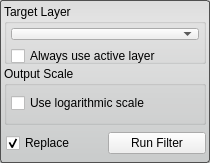
<?xml version="1.0" encoding="UTF-8"?>
<ui version="4.0">
 <class>ConnectedComponentSizeFilterInterface</class>
 <widget class="QWidget" name="ConnectedComponentSizeFilterInterface">
  <property name="geometry">
   <rect>
    <x>0</x>
    <y>0</y>
    <width>210</width>
    <height>163</height>
   </rect>
  </property>
  <property name="sizePolicy">
   <sizepolicy hsizetype="Preferred" vsizetype="Fixed">
    <horstretch>0</horstretch>
    <verstretch>0</verstretch>
   </sizepolicy>
  </property>
  <property name="minimumSize">
   <size>
    <width>0</width>
    <height>100</height>
   </size>
  </property>
  <property name="maximumSize">
   <size>
    <width>16777215</width>
    <height>16777215</height>
   </size>
  </property>
  <property name="windowTitle">
   <string>Connected Components Size Filter Interface</string>
  </property>
  <property name="styleSheet">
   <string notr="true">QWidget#ConnectedComponentSizeFilterInterface{
	border-radius: 3px;
	border: 1px solid rgb(80, 80,80);
	background-color: qlineargradient(spread:pad, x1:0.5, y1:0, x2:0.5, y2:0.960227, stop:0 rgba(221, 221, 221, 255), stop:0.155779 rgba(228, 228, 228, 255), stop:1 rgba(202, 204, 204, 255));      
}</string>
  </property>
  <layout class="QVBoxLayout" name="verticalLayout">
   <property name="spacing">
    <number>2</number>
   </property>
   <property name="margin">
    <number>4</number>
   </property>
   <item>
    <widget class="QGroupBox" name="target_groupbox_">
     <property name="title">
      <string>Target Layer</string>
     </property>
     <layout class="QVBoxLayout" name="verticalLayout_4">
      <property name="margin">
       <number>4</number>
      </property>
      <item>
       <widget class="QtUtils::QtDropableComboBox" name="target_layer_">
        <property name="sizePolicy">
         <sizepolicy hsizetype="Ignored" vsizetype="Fixed">
          <horstretch>0</horstretch>
          <verstretch>0</verstretch>
         </sizepolicy>
        </property>
       </widget>
      </item>
      <item>
       <widget class="QWidget" name="widget_3" native="true">
        <property name="minimumSize">
         <size>
          <width>0</width>
          <height>20</height>
         </size>
        </property>
        <layout class="QHBoxLayout" name="horizontalLayout_3">
         <property name="spacing">
          <number>0</number>
         </property>
         <property name="margin">
          <number>0</number>
         </property>
         <item>
          <widget class="QCheckBox" name="use_active_layer_">
           <property name="text">
            <string>Always use active layer</string>
           </property>
          </widget>
         </item>
        </layout>
       </widget>
      </item>
     </layout>
    </widget>
   </item>
   <item>
    <widget class="QGroupBox" name="groupBox">
     <property name="title">
      <string>Output Scale</string>
     </property>
     <layout class="QVBoxLayout" name="verticalLayout_2">
      <property name="leftMargin">
       <number>4</number>
      </property>
      <property name="topMargin">
       <number>2</number>
      </property>
      <property name="rightMargin">
       <number>4</number>
      </property>
      <property name="bottomMargin">
       <number>4</number>
      </property>
      <item>
       <widget class="QWidget" name="widget_2" native="true">
        <property name="minimumSize">
         <size>
          <width>0</width>
          <height>30</height>
         </size>
        </property>
        <layout class="QHBoxLayout" name="horizontalLayout_2">
         <property name="spacing">
          <number>0</number>
         </property>
         <property name="margin">
          <number>0</number>
         </property>
         <item>
          <widget class="QCheckBox" name="log_scale_">
           <property name="text">
            <string>Use logarithmic scale</string>
           </property>
          </widget>
         </item>
        </layout>
       </widget>
      </item>
     </layout>
    </widget>
   </item>
   <item>
    <widget class="QWidget" name="widget" native="true">
     <property name="minimumSize">
      <size>
       <width>0</width>
       <height>32</height>
      </size>
     </property>
     <property name="maximumSize">
      <size>
       <width>16777215</width>
       <height>32</height>
      </size>
     </property>
     <layout class="QHBoxLayout" name="horizontalLayout">
      <property name="spacing">
       <number>4</number>
      </property>
      <property name="leftMargin">
       <number>2</number>
      </property>
      <property name="topMargin">
       <number>0</number>
      </property>
      <property name="rightMargin">
       <number>0</number>
      </property>
      <property name="bottomMargin">
       <number>0</number>
      </property>
      <item>
       <widget class="QCheckBox" name="replaceCheckBox">
        <property name="text">
         <string>Replace</string>
        </property>
        <property name="checked">
         <bool>true</bool>
        </property>
       </widget>
      </item>
      <item>
       <widget class="QPushButton" name="runFilterButton">
        <property name="sizePolicy">
         <sizepolicy hsizetype="Preferred" vsizetype="Fixed">
          <horstretch>0</horstretch>
          <verstretch>0</verstretch>
         </sizepolicy>
        </property>
        <property name="text">
         <string>Run Filter</string>
        </property>
       </widget>
      </item>
     </layout>
    </widget>
   </item>
  </layout>
 </widget>
 <customwidgets>
  <customwidget>
   <class>QtUtils::QtDropableComboBox</class>
   <extends>QComboBox</extends>
   <header location="global">QtUtils/Widgets/QtDropableComboBox.h</header>
  </customwidget>
 </customwidgets>
 <resources/>
 <connections/>
</ui>
